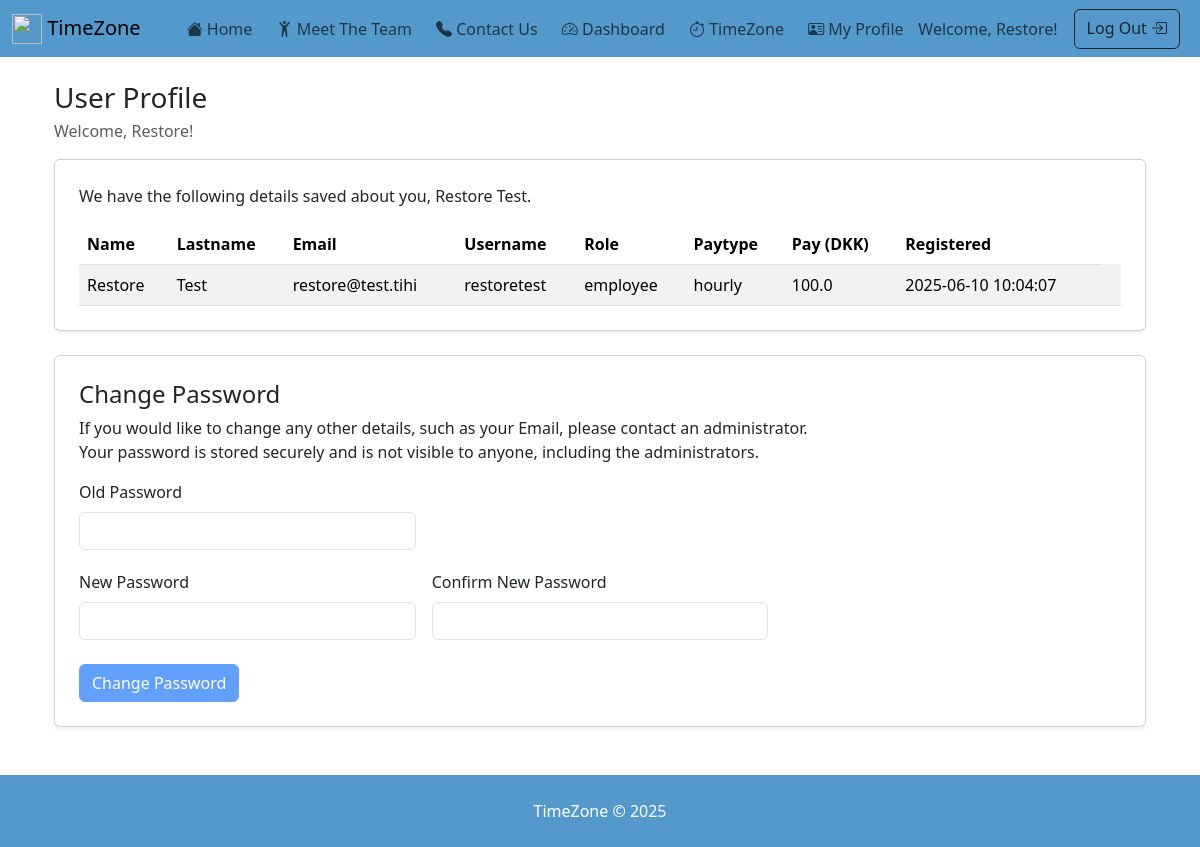
Page /user (signed in) on the committed database.
### tables this page shows
CREATE TABLE users (
        id          INTEGER PRIMARY KEY AUTOINCREMENT, 
        username    TEXT    NOT NULL UNIQUE,
        password    TEXT    NOT NULL,
        name        TEXT    NOT NULL,
        lastname    TEXT,
        email       TEXT    NOT NULL UNIQUE,
        role        TEXT    NOT NULL CHECK(role IN ('sysadmin', 'org_admin', 'employee'))
        , paytype TEXT NOT NULL DEFAULT "salary" CHECK(paytype IN ('salary', 'hourly')), pay REAL NOT NULL DEFAULT 0, created_at TEXT, deleted_at TEXT);

### app.py (the view)
@app.route("/user")
@login_required
def user():
    if current_user.is_authenticated:
        conn = db_connect()
        user = conn.execute(
            "SELECT * FROM users WHERE id = ?", (current_user.id,)
        ).fetchone()
        conn.close()
        return render_template("user.html", user=user)
    else:
        return render_template("forbidden.html")

### app.py (called while the page is built)
def db_connect():
    conn = sqlite3.connect(database)
    conn.row_factory = sqlite3.Row
    return conn

@login_manager.user_loader
def load_user(user_id):
    conn = db_connect()
    row = conn.execute("SELECT * FROM users WHERE id = ?", (user_id,)).fetchone()
    conn.close()
    return User(row) if row else None

    @property
    def is_sysadmin(self):
        return self.role == "sysadmin"

    @property
    def is_org_admin(self):
        return self.role == "org_admin"

### templates/user.html (shortened to what this page needs)
{% extends "base.html" %}
{% block content %}
<div class="container py-4">
  <div class="row">
    <div class="col">
      <h1 class="h3 mb-1">User Profile</h1>
      <p class="text-muted">Welcome, {{ current_user.name }}!</p>
    </div>
    <div class="col">
    </div>
  </div>
<div class="card shadow-sm p-4">
    <table class="table table-striped mb-0">
        <thead>
            <tr>
                <p>We have the following details saved about you, {{ current_user.name }} {{ current_user.lastname }}.</p>
                <th>Name</th><th>Lastname</th><th>Email</th><th>Username</th><th>Role</th><th>Paytype</th><th>Pay (DKK)</th><th>Registered</th>
            </tr>
        </thead>
        <tbody>
            <tr>
              <td>{{ user.name }}</td>
              <td>{{ user.lastname }}</td>
              <td>{{ user.email }}</td>
              <td>{{ user.username }}</td>
              <td>{{ user.role.replace('_',' ') }}</td>
              <td>{{ user.paytype }}</td>
              <td>{{ user.pay }}</td>
              <td>{{ user.created_at }}</td>
              <td>
            </tr>
        </tbody>
    </table>
</div>
<div class="card shadow-sm p-4 mt-4 mb-4">
    <h4>Change Password</h4>
    <p>If you would like to change any other details, such as your Email, please contact an administrator.<br>
        Your password is stored securely and is not visible to anyone, including the administrators.
    </p>
    <form id="passwordForm" method="POST" action="{{ url_for('change_password') }}">
        <div class="row g-3">
            <div class="col-md-4">
                <label class="form-label">Old Password</label>
                <input name="oldPassword" class="form-control" type="password" required>
            </div>
        </div>
        <div class="row g-3 mt-1">
            <div class="col-md-4">
                <label class="form-label">New Password</label>
                <input name="newPassword" class="form-control" type="password" required>
            </div>
            <div class="col-md-4">
                <label class="form-label">Confirm New Password</label>
                <input name="confirmPassword" class="form-control" type="password" required>
            </div>
        </div>
        <button type="submit" class="btn btn-primary mt-4">
            Change Password
        </button>
    </form>
</div>
{% endblock %}

### templates/base.html (shortened to what this page needs)
<!DOCTYPE html>
<html lang="en">
    <head>
        <link href="https://cdn.jsdelivr.net/npm/bootstrap@5.3.3/dist/css/bootstrap.min.css" rel="stylesheet">
        <link rel="stylesheet" href="https://cdn.jsdelivr.net/npm/bootstrap-icons@1.11.3/font/bootstrap-icons.min.css">
        <link href="https://cdn.jsdelivr.net/npm/aos@2.3.4/dist/aos.css" rel="stylesheet" />
        <link rel="stylesheet" href="https://cdn.jsdelivr.net/npm/choices.js/public/assets/styles/choices.min.css">
    </head>
    <body class="d-flex flex-column min-vh-100">
        <nav class="navbar navbar-light" style="background-color: #5499cb;">
            <div class="container-fluid">
                <a class="navbar-brand" href="{{ url_for('index') }}">
                    <img src="{{ url_for('static', filename='happy_logo.png') }}" alt="" width="30 " height="30" class="d-inline-block align-text-top">
                    TimeZone
                </a>
                {% if current_user.is_authenticated %}
                <ul class="navbar-nav me-auto mb-2 mb-lg-0" style="display: inline-block; padding-left: 30px;">
                    <li class="nav-item" style="display: inline-block;">
                        <a class="nav-link" href="{{ url_for('index') }}">
                            <i class="bi bi-house-fill"></i>
                            Home
                        </a>
                    </li>
                    <li class="nav-item" style="display: inline-block; padding-left: 20px;">
                        <a class="nav-link" href="{{ url_for('team') }}">
                            <i class="bi bi-person-arms-up"></i>
                            Meet The Team
                        </a>
                    </li>
                    <li class="nav-item" style="display: inline-block; padding-left: 20px;">
                        <a class="nav-link" href="{{ url_for('contact') }}">
                            <i class="bi bi-telephone-fill"></i>
                            Contact Us
                        </a>
                    </li>
                    <li class="nav-item" style="display: inline-block; padding-left: 20px;">
                        <a class="nav-link" href="{{ url_for('dashboard') }}">
                            <i class="bi bi-speedometer2"></i>
                            Dashboard
                        </a>
                    </li>
                    <li class="nav-item" style="display: inline-block; padding-left: 20px;">
                        <a class="nav-link" href="{{ url_for('time_zone') }}">
                            <i class="bi bi-stopwatch"></i>
                            TimeZone
                        </a>
                    </li>
                    <li class="nav-item" style="display: inline-block; padding-left: 20px;">
                        <a class="nav-link" href="{{ url_for('user') }}">
                            <i class="bi bi-person-vcard"></i>
                            My Profile
                        </a>
                    </li>
                </ul>
                <form class="d-flex">
                    <span class="navbar-text me-3">
                        Welcome, {{ current_user.name }}!
                    </span>
                    <a class="btn btn-outline-dark me-2" type="button" href="{{ url_for('logout') }}">
                        Log Out
                        <i class="bi bi-box-arrow-in-right"></i>
                    </a>
                </form>
                {% endif %}
            </div>
        </nav>
        <main class="container flex-grow-1">
            {% block content %}{% endblock %}
        </main>
        <footer class="mt-4 p-4 text-white text-center mt-auto" style="margin-top: 30px; background-color: #5499cb;">
            TimeZone &copy; 2025
        </footer>
    </body>
</html>

### templates/base.html (style rules this page uses)
html { scroll-behavior: smooth; }

### rows in the picture
users: name "Restore", lastname "Test", email "restore@test.tihi", username "restoretest", role.replace "employee", paytype "hourly", pay "100.0", created_at "2025-06-10 10:04:07"
